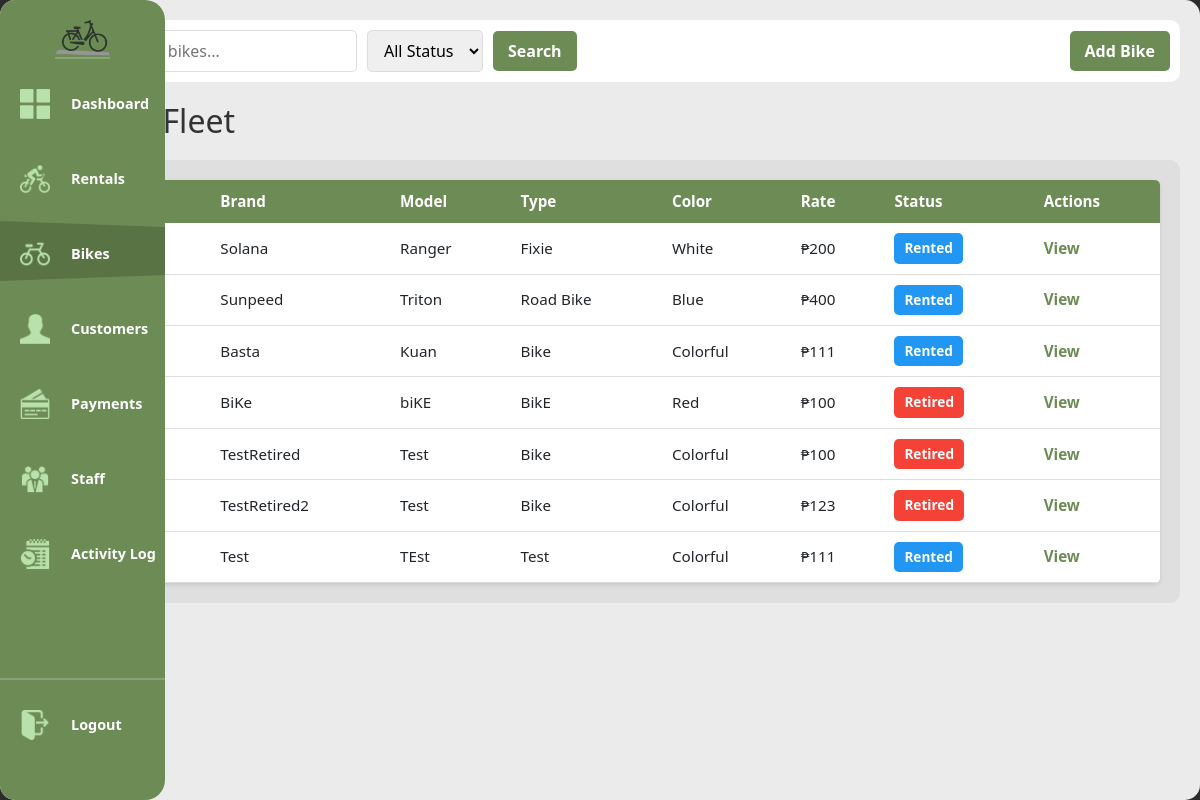
The page /bikes (signed in) on the database its author committed.
### tables this page shows
CREATE TABLE bike (
            bike_id INTEGER PRIMARY KEY AUTOINCREMENT,
            bike_code TEXT NOT NULL UNIQUE,
            brand TEXT NOT NULL, model TEXT NOT NULL,
            color TEXT NOT NULL,
            bike_rate DECIMAL(8,2) NOT NULL DEFAULT 0,
            type TEXT NOT NULL DEFAULT 'standard',
            status TEXT NOT NULL DEFAULT 'available' CHECK(status IN('available','rented','retired')),
            date_added DATE NOT NULL DEFAULT(date('now','localtime'))
        );

### handlers/bike_routes.py (the view)
@bikes_bp.route('/bikes')
@login_required
def registry():
    search = request.args.get('search', '')
    status = request.args.get('status', 'all')
    all_bikes = database.get().get_all_bikes(search, status)
    return render_template('bike_registry.html', bikes=all_bikes, search=search, filter_status=status)

### app.py (called while the page is built)
def get_sidebar_state():
    return request.cookies.get('sidebarState') == 'expanded'

@app.context_processor
def inject_sidebar_state():
    return dict(sidebar_expanded=get_sidebar_state())

@app.context_processor
def inject_current_staff():
    staff = current_staff()
    return dict(current_staff=staff, is_admin=staff and staff.get("role") == "admin")

### modules/auth.py (called while the page is built)
def login_required(view):
    @wraps(view)
    def wrapped(*args, **kwargs):
        if not session.get("staff_id"):
            return redirect(url_for("login"))
        return view(*args, **kwargs)
    return wrapped

def current_staff():
    if not session.get("staff_id"):
        return None
    return {
        "staff_id": session.get("staff_id"),
        "username": session.get("username"),
        "first_name": session.get("first_name"),
        "last_name": session.get("last_name"),
        "role": session.get("role"),
    }

### modules/database.py (called while the page is built, shortened)
def get():
    if not db: init()
    return db

    def get_all_bikes(self, search="", status="all"):
        q = f"%{search}%"
        query = """
            SELECT * FROM bike
            WHERE bike_code LIKE ?
               OR brand LIKE ?
               OR model LIKE ?
               OR color LIKE ?
            ORDER BY bike_code
        """
        return [dict(r) for r in self.conn.execute(query, (q, q, q, q)).fetchall()]

### templates/bike_registry.html (shortened to what this page needs)
{% extends "base.html" %}
{% block content %}
<div class="top-bar">
    <form method="get" class="search-form">
        <input type="text" name="search" placeholder="Search bikes..." value="{{ search }}">
        <select name="status">
            <option value="all" {% if filter_status == 'all' %}selected{% endif %}>All Status</option>
        </select>
        <button type="submit" sound-type="minor">Search</button>
        <button type="button" id="add-bike-btn" class="btn-primary">Add Bike</button>
    </form>
</div>
<h1>Bike Fleet</h1>
<div class="content-grid">
    <div class="scroll-table-container">
        <table>
            <thead>
                <tr>
                <th>Code</th>
                <th>Brand</th>
                <th>Model</th>
                <th>Type</th>
                <th>Color</th>
                <th>Rate</th>
                <th>Status</th>
                <th>Actions</th>
            </tr>
        </thead>
        <tbody>
            {% for bike in bikes %}
            <tr>
                <td>{{ bike['bike_code'] }}</td>
                <td>{{ bike['brand'] }}</td>
                <td>{{ bike['model'] }}</td>
                <td>{{ bike['type'] }}</td>
                <td>{{ bike['color'] }}</td>
                <td>₱{{ bike['bike_rate'] }}</td>
                <td><span class="status-badge status-{{ bike['status'] }}">{{ bike['status'].replace('_', ' ').title() }}</span></td>
                <td><a href="{{ url_for('bikes.bike_detail', bid=bike['bike_id']) }}">View</a></td>
            </tr>
            {% endfor %}
        </tbody>
    </table>
    </div>
</div>
{% endblock %}

### static/style.css (style rules this page uses)
:root { --primary-green: #6D8B55; --secondary-green: #566d42; --bg-light: #EBEBEB; --white: #FFFFFF; --sidebar-collapsed: 70px; --sidebar-expanded: 165px; }
body { margin: 0; font-family: 'Segoe UI', Tahoma, Geneva, Verdana, sans-serif; background-color: #2C2C2C; }
.top-bar { background-color: var(--white); opacity: 1; padding: 10px; border-radius: 10px; margin-bottom: 20px; }
.content-grid { display: flex; flex-grow: 1; opacity: 1; background-color: #DFDFDF; border-radius: 10px; }
.scroll-table-container { width: 100%; overflow-x: auto; overflow-y: auto; max-height: calc(100vh - 260px); padding: 20px; box-sizing: border-box; }
.btn-primary, .btn-secondary, button[type="submit"] { padding: 10px 20px; border: none; border-radius: 5px; cursor: pointer; font-weight: bold; text-decoration: none; display: inline-block; transition: all 0.3s ease; }
.btn-primary, button[type="submit"] { background-color: var(--primary-green); color: white; }
table { width: 100%; border-collapse: collapse; background: white; border-radius: 5px; overflow: hidden; box-shadow: 0 2px 4px rgba(0,0,0,0.1); }
table thead { background-color: var(--primary-green); color: white; }
table th, table td { padding: 10px 12px; text-align: left; font-size: 0.95rem; }
table tbody tr { border-bottom: 1px solid #ddd; }
table a { color: var(--primary-green); text-decoration: none; font-weight: bold; }
.status-badge { display: inline-block; padding: 5px 10px; border-radius: 5px; font-size: 0.85rem; font-weight: bold; }
.status-badge.status-rented { background-color: #2196F3; color: white; }
.status-badge.status-retired { background-color: #f44336; color: white; }
.search-form { display: flex; gap: 10px; align-items: center; flex-wrap: wrap; }
.search-form input, .search-form select { padding: 8px 12px; border: 1px solid #ddd; border-radius: 5px; font-family: inherit; }
.search-form button { padding: 8px 15px; background-color: var(--primary-green); color: white; border: none; border-radius: 5px; cursor: pointer; font-weight: bold; }
.search-form .btn-primary { background-color: var(--primary-green); margin-left: auto; }
h1, h2 { color: #333; margin: 10px 0; }
h1 { font-size: 2rem; margin-bottom: 20px; }

### rows shown on the page
bike: brand "Solana", model "Ranger", type "Fixie", color "White", bike_rate "200", status.replace "Rented"
bike: brand "Sunpeed", model "Triton", type "Road Bike", color "Blue", bike_rate "400", status.replace "Rented"
bike: brand "Basta", model "Kuan", type "Bike", color "Colorful", bike_rate "111", status.replace "Rented"
bike: brand "BiKe", model "biKE", type "BikE", color "Red", bike_rate "100", status.replace "Retired"
bike: brand "TestRetired", model "Test", type "Bike", color "Colorful", bike_rate "100", status.replace "Retired"
bike: brand "TestRetired2", model "Test", type "Bike", color "Colorful", bike_rate "123", status.replace "Retired"
bike: brand "Test", model "TEst", type "Test", color "Colorful", bike_rate "111", status.replace "Rented"
